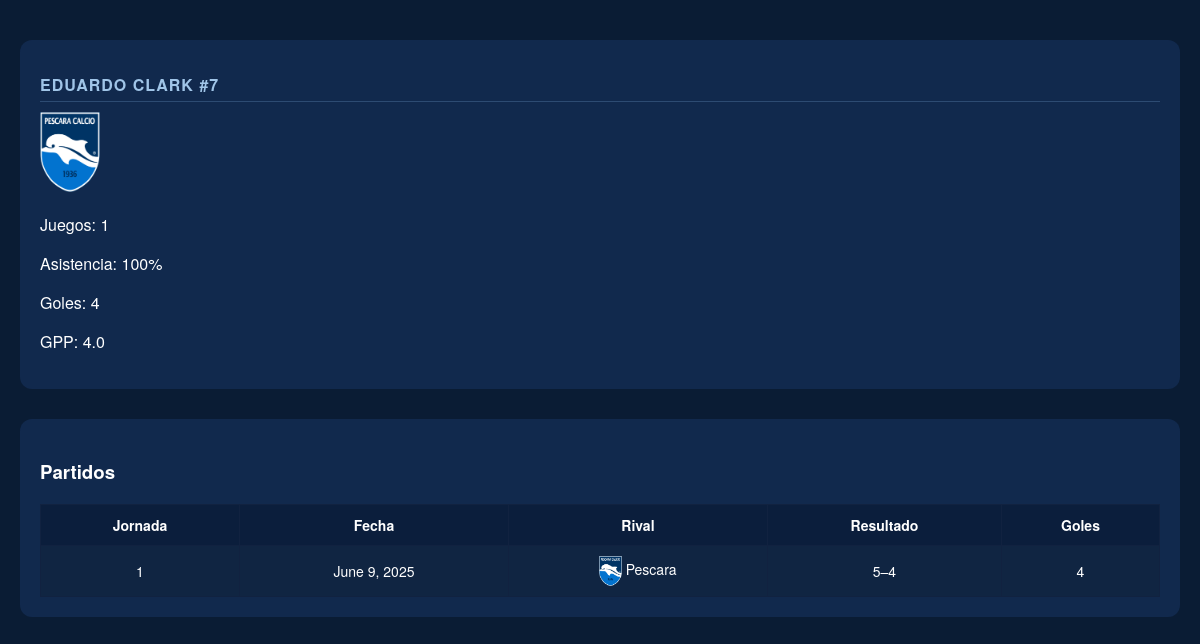
/player/1/, run on the app's committed database.
### core/models.py (models this page shows, shortened)
class Player(models.Model):
    first_name = models.CharField(max_length=100)
    last_name = models.CharField(max_length=100)
    number = models.PositiveIntegerField()
    photo = models.ImageField(upload_to='player_photos/', blank=True, null=True)

class Game(models.Model):
    RESULT_CHOICES = [
        ("W", "Win"),
        ("L", "Loss"),
        ("T", "Tie"),
    ]
    week = models.PositiveIntegerField()
    date = models.DateField()
    opponent_name = models.CharField(max_length=100)
    opponent_logo = models.ImageField(upload_to='opponent_logos/', blank=True, null=True)
    goals_for = models.PositiveIntegerField()
    goals_against = models.PositiveIntegerField()
    result = models.CharField(max_length=1, choices=RESULT_CHOICES)
    attendees = models.ManyToManyField(Player, through='Attendance', related_name='attended_games')

### core/views.py (the view)
def player_detail(request, player_id):
    player = get_object_or_404(Player, id=player_id)
    attended = Attendance.objects.filter(player=player).select_related('game')
    total_attended = attended.count()
    total_goals = sum([a.goals for a in attended])
    total_games = Game.objects.count()
    gpg = round(total_goals / total_attended, 2) if total_attended else 0
    att_pct = round(100 * total_attended / total_games) if total_games > 0 else 0
    match_performances = []
    for att in attended:
        game = att.game
        match_performances.append({
            'week': game.week,
            'date': game.date,
            'opponent': game.opponent_name,
            'opponent_logo': game.opponent_logo,
            'score': f"{game.goals_for}–{game.goals_against}",
            'goals': att.goals
        })
    context = {
        'player': player,
        'games_played': total_attended,
        'attendance': att_pct,
        'total_goals': total_goals,
        'goals_per_game': gpg,
        'match_performances': match_performances
    }
    return render(request, 'core/player_detail.html', context)

### core/templates/core/player_detail.html (shortened to what this page needs)
{% load static %}
<!DOCTYPE html>
<html>
<head>
    <link rel="stylesheet" href="{% static 'core/style.css' %}">
</head>
<body>
    <div class="section">
        <h2>{{ player.first_name }} {{ player.last_name }} <span>#{{ player.number }}</span></h2>
        {% if player.photo %}
            <img src="{{ player.photo.url }}" alt="photo" style="height:80px; width:auto;">
        {% endif %}
        <p>Juegos: {{ games_played }}</p>
        <p>Asistencia: {{ attendance }}%</p>
        <p>Goles: {{ total_goals }}</p>
        <p>GPP: {{ goals_per_game }}</p>
    </div>
    <div class="section">
        <h3>Partidos</h3>
        <table>
            <tr>
                <th>Jornada</th><th>Fecha</th><th>Rival</th><th>Resultado</th><th>Goles</th>
            </tr>
            {% for mp in match_performances %}
            <tr>
                <td>{{ mp.week }}</td>
                <td>{{ mp.date }}</td>
                <td>
                    {% if mp.opponent_logo %}
                        <img src="{{ mp.opponent_logo.url }}" style="height:30px;vertical-align:middle;">
                    {% endif %}
                    {{ mp.opponent }}
                </td>
                <td>{{ mp.score }}</td>
                <td>{{ mp.goals }}</td>
            </tr>
            {% endfor %}
        </table>
    </div>
</body>
</html>

### core/static/core/style.css (style rules this page uses)
body { font-family: 'Helvetica Neue', sans-serif; background-color: #0a1c34; color: white; padding: 40px 20px; margin: 0; }
.section { background-color: #11294d; padding: 20px; border-radius: 12px; margin-bottom: 30px; }
.section h2 { text-transform: uppercase; font-size: 16px; letter-spacing: 1px; color: #a0c5e8; margin-bottom: 10px; border-bottom: 1px solid #2d4b72; padding-bottom: 5px; }
table { width: 100%; border-collapse: collapse; font-size: 14px; }
th, td { padding: 12px; text-align: center; }
th { color: #91c8f2; font-weight: 600; }
td { color: white; font-weight: 500; background-color: #183661; border: 1px solid #2e4c73; }
table, th, td { color: white; }
table { border-collapse: collapse; width: 100%; border: 1px solid #112240; }
th, td { border: 1px solid #112240; padding: 10px; text-align: center; }
th { background-color: #0b1e3c; }
td { background-color: #102542; }
th { color: white !important; }

### data on the page
Player: first_name "EDUARDO", last_name "CLARK", number "7", photo (picture)
Game: date "June 9, 2025", opponent "Pescara"

### other printed values
{{ games_played }} "1"
{{ attendance }} "100"
{{ total_goals }} "4"
{{ goals_per_game }} "4.0"
{{ mp.week }} "1"
{{ mp.score }} "5–4"
{{ mp.goals }} "4"
